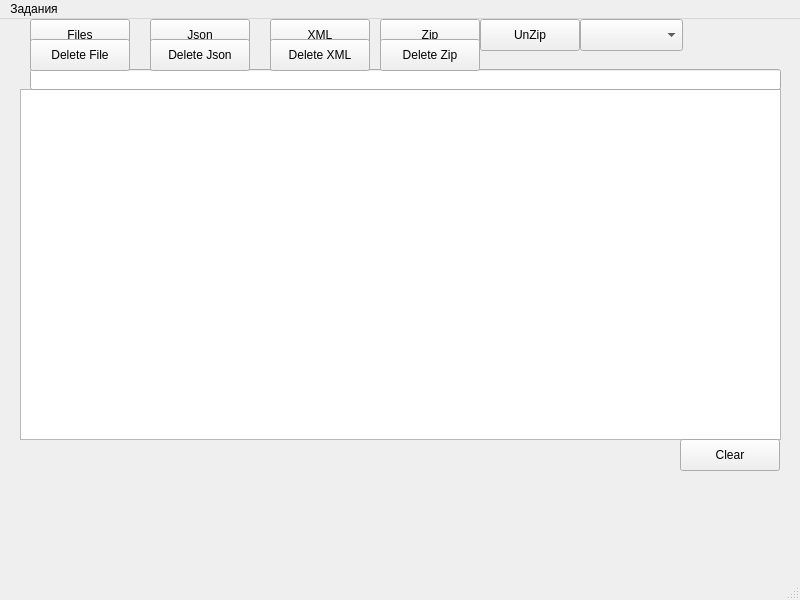
<?xml version="1.0" encoding="UTF-8"?>
<ui version="4.0">
 <class>MainWindow</class>
 <widget class="QMainWindow" name="MainWindow">
  <property name="geometry">
   <rect>
    <x>0</x>
    <y>0</y>
    <width>800</width>
    <height>600</height>
   </rect>
  </property>
  <property name="windowTitle">
   <string>MainWindow</string>
  </property>
  <widget class="QWidget" name="centralwidget">
   <widget class="QTextEdit" name="textEdit">
    <property name="geometry">
     <rect>
      <x>20</x>
      <y>70</y>
      <width>761</width>
      <height>351</height>
     </rect>
    </property>
   </widget>
   <widget class="QPushButton" name="pushButton">
    <property name="geometry">
     <rect>
      <x>30</x>
      <y>0</y>
      <width>100</width>
      <height>32</height>
     </rect>
    </property>
    <property name="text">
     <string>Files</string>
    </property>
   </widget>
   <widget class="QPushButton" name="pushButton_2">
    <property name="geometry">
     <rect>
      <x>680</x>
      <y>420</y>
      <width>100</width>
      <height>32</height>
     </rect>
    </property>
    <property name="text">
     <string>Clear</string>
    </property>
   </widget>
   <widget class="QLineEdit" name="lineEdit">
    <property name="geometry">
     <rect>
      <x>30</x>
      <y>50</y>
      <width>751</width>
      <height>21</height>
     </rect>
    </property>
   </widget>
   <widget class="QPushButton" name="pushButton_3">
    <property name="geometry">
     <rect>
      <x>30</x>
      <y>20</y>
      <width>100</width>
      <height>32</height>
     </rect>
    </property>
    <property name="text">
     <string>Delete File</string>
    </property>
   </widget>
   <widget class="QPushButton" name="pushButton_4">
    <property name="geometry">
     <rect>
      <x>150</x>
      <y>0</y>
      <width>100</width>
      <height>32</height>
     </rect>
    </property>
    <property name="text">
     <string>Json</string>
    </property>
   </widget>
   <widget class="QPushButton" name="pushButton_5">
    <property name="geometry">
     <rect>
      <x>150</x>
      <y>20</y>
      <width>100</width>
      <height>32</height>
     </rect>
    </property>
    <property name="text">
     <string>Delete Json</string>
    </property>
   </widget>
   <widget class="QPushButton" name="pushButton_6">
    <property name="geometry">
     <rect>
      <x>270</x>
      <y>0</y>
      <width>100</width>
      <height>32</height>
     </rect>
    </property>
    <property name="text">
     <string>XML</string>
    </property>
   </widget>
   <widget class="QPushButton" name="pushButton_7">
    <property name="geometry">
     <rect>
      <x>270</x>
      <y>20</y>
      <width>100</width>
      <height>32</height>
     </rect>
    </property>
    <property name="text">
     <string>Delete XML</string>
    </property>
   </widget>
   <widget class="QComboBox" name="comboBox">
    <property name="geometry">
     <rect>
      <x>580</x>
      <y>0</y>
      <width>103</width>
      <height>32</height>
     </rect>
    </property>
   </widget>
   <widget class="QPushButton" name="pushButton_8">
    <property name="geometry">
     <rect>
      <x>380</x>
      <y>0</y>
      <width>100</width>
      <height>32</height>
     </rect>
    </property>
    <property name="text">
     <string>Zip</string>
    </property>
   </widget>
   <widget class="QPushButton" name="pushButton_9">
    <property name="geometry">
     <rect>
      <x>380</x>
      <y>20</y>
      <width>100</width>
      <height>32</height>
     </rect>
    </property>
    <property name="text">
     <string>Delete Zip</string>
    </property>
   </widget>
   <widget class="QPushButton" name="pushButton_10">
    <property name="geometry">
     <rect>
      <x>480</x>
      <y>0</y>
      <width>100</width>
      <height>32</height>
     </rect>
    </property>
    <property name="text">
     <string>UnZip</string>
    </property>
   </widget>
  </widget>
  <widget class="QMenuBar" name="menubar">
   <property name="geometry">
    <rect>
     <x>0</x>
     <y>0</y>
     <width>800</width>
     <height>24</height>
    </rect>
   </property>
   <widget class="QMenu" name="menu">
    <property name="title">
     <string>Задания</string>
    </property>
    <addaction name="action1_disk"/>
   </widget>
   <addaction name="menu"/>
  </widget>
  <widget class="QStatusBar" name="statusbar"/>
  <action name="action1_disk">
   <property name="text">
    <string>1 задание(disk)</string>
   </property>
  </action>
 </widget>
 <resources/>
 <connections/>
</ui>
